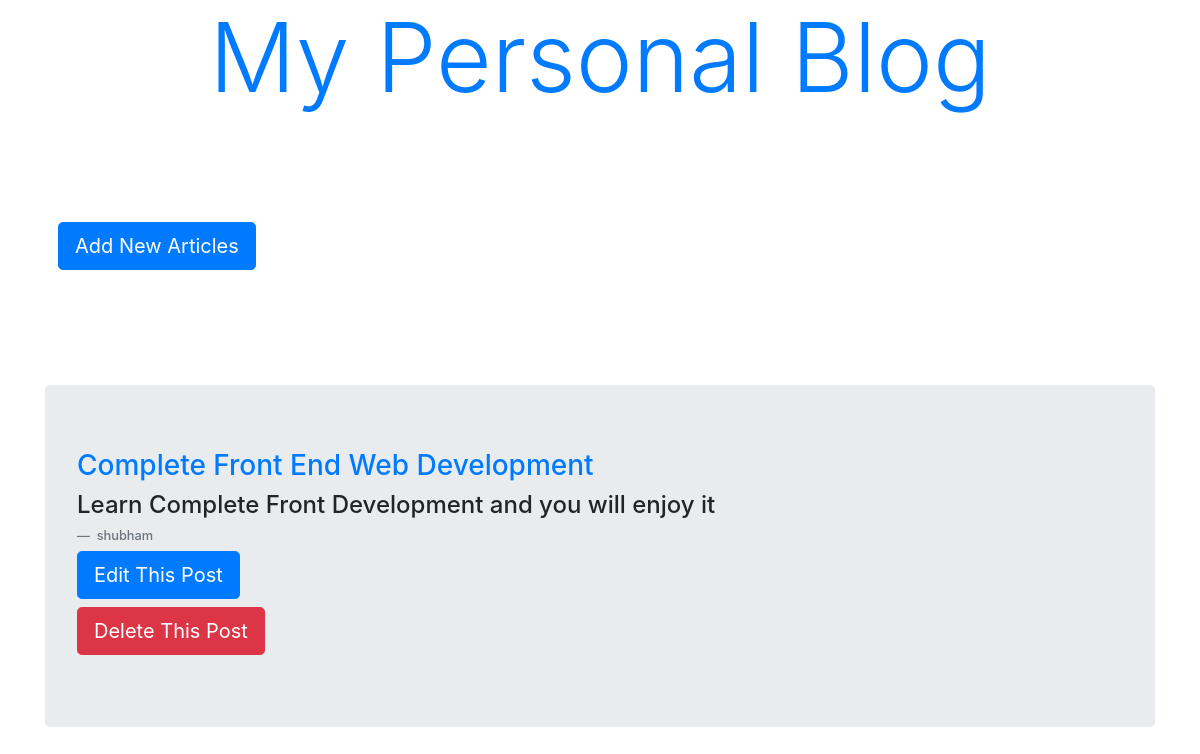
/article3, run on the app's committed database.
### articles/models.py (models this page shows, shortened)
class Articles(models.Model):
    author = models.ForeignKey(
        'auth.User',
        on_delete=models.CASCADE,
    )
    title = models.CharField(max_length=200)
    text = models.TextField()

### articles/views.py (the view)
# urls.py: path('article<int:pk>', views.ArticleDetailView.as_view(), name='article_page'),
class ArticleDetailView(DetailView):
    model = Articles
    template_name = 'detail.html'
    context_object_name = 'detail'

### templates/detail.html
{% extends 'base.html' %}
{% block content %}
<div class="articles">
        <h3><a href="#">{{ detail.title }}</a></h3>
        <h4>{{ detail.text }}</h4>
        <h4 class="blockquote-footer"> {{ detail.author }} </h4>
    </div>
    <h4><a href="{% url 'article_edit' detail.pk %}" class="btn btn-primary btn-lg">Edit This Post</a></h4>
    <h4><a href="{% url 'article_delete' detail.pk %}" class="btn btn-danger btn-lg">Delete This Post</a></h4>
{% endblock content %}

### data on the page
Articles: title "Complete Front End Web Development", text "Learn Complete Front Development and you will enjoy it", author "shubham"
